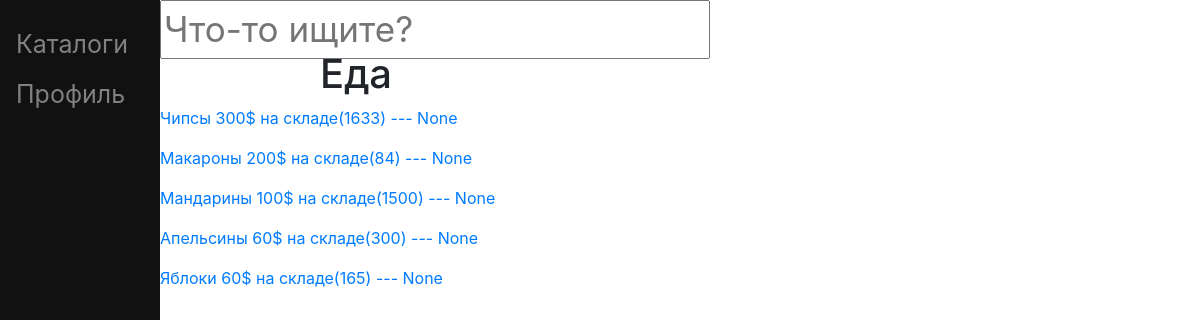
Screenshot of /store/catalogs/Еда/ with the database file from the repository.
### app/models.py (models this page shows, shortened)
class Catalogs(models.Model):
    catalog_name=models.CharField(max_length=20)
    def __str__(self):
        return f"{self.catalog_name}"

class Goods(models.Model):
    name_of_good=models.CharField(max_length=20,verbose_name="Товар")
    price=models.IntegerField(default=0)
    amount=models.IntegerField(default=0)
    catalog=models.ForeignKey(Catalogs,on_delete=models.CASCADE,related_name='good',null=True)
    def __str__(self):
        return f"{self.name_of_good}"
    class Meta:
        verbose_name="Good"

### app/views.py (the view)
# urls.py: path('catalogs/<str:c_str>/',views.goods,name="goods"),
def goods(req,c_str):
    catalogs=Catalogs.objects.get(catalog_name=c_str)
    goods=catalogs.good.all()
    return render(req,"goods.html",{
    "catalogs":catalogs,
    "goods":goods,
    })

### app/templates/goods.html
{% extends 'base.html' %}
{% block body %}
<h1>{{catalogs}}</h1>
{% for good in goods %}
<p><a href="{% url 'goods_descr' good.id %}">{{good}} {{good.price}}$ на складе({{good.amount}}) --- {{good.good_descr.all.first}}</a></p>
{% empty %}
<p>товаранету</p>
{% endfor %}
{% endblock %}

### app/static/style.css (style rules this page uses)
h1 { margin-left: 160px; }

### rows the page displays
Catalogs: catalog_name "Еда"
Goods: name_of_good "Чипсы", price "300", amount "1633", good_descr.all.first "None"
Goods: name_of_good "Макароны", price "200", amount "84", good_descr.all.first "None"
Goods: name_of_good "Мандарины", price "100", amount "1500", good_descr.all.first "None"
Goods: name_of_good "Апельсины", price "60", amount "300", good_descr.all.first "None"
Goods: name_of_good "Яблоки", price "60", amount "165", good_descr.all.first "None"
